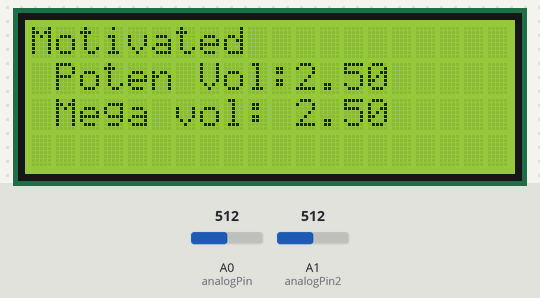
Simulated run of this sketch. Board: Arduino Mega 2560, built with avr-gcc and run on an emulated ATmega2560. On the bench: 20×4 character LCD. The inputs (shaded band) are chosen by the test bench; at power-on: A0 (analogPin) = 512, A1 (analogPin2) = 512.

Above: at 1.2 s.
1.3 s: A0 (analogPin) set to 716
3.5 s: A1 (analogPin2) set to 716
At 4.7 s:
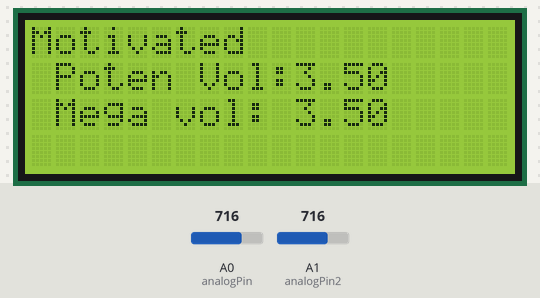
5.1 s: A0 (analogPin) set to 900
At 6.8 s:
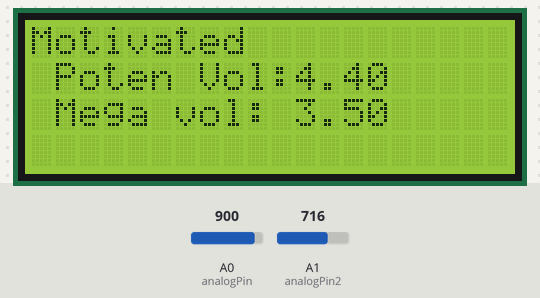
7.1 s: A1 (analogPin2) set to 900
At 7.5 s:
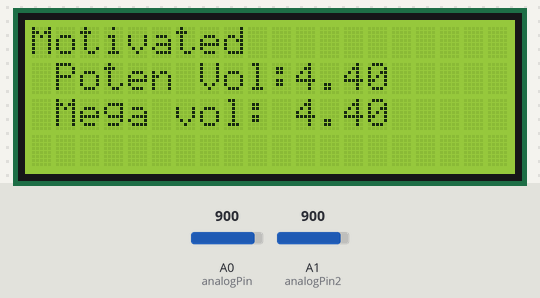
8.6 s: A0 (analogPin) set to 1023
At 9.8 s:
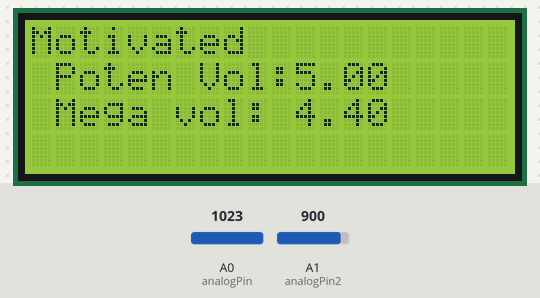
10.6 s: A1 (analogPin2) set to 1023
At 11.5 s:
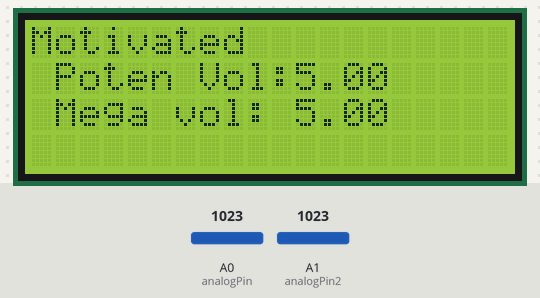
Timing chart, 0 to 13.1 s (numbered marks = the images above; inputs shaded):
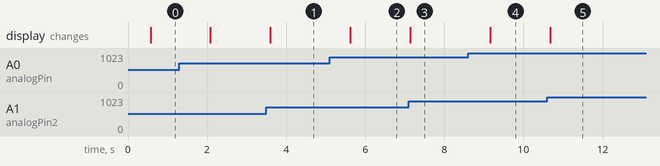

Measured:
- after the input at 3.5 s, the display: changes after 0.10 s (image 1)
- after the input at 5.1 s, the display: changes after 0.52 s (image 2)
- after the input at 7.1 s, the display: changes at once (image 3)
- after the input at 8.6 s, the display: changes after 0.56 s (image 4)
- after the input at 10.6 s, the display: changes after 0.07 s (image 5)

The sketch:

Ex_1.ino
```cpp
#include<LiquidCrystal.h>

LiquidCrystal lcd (8,7,6,5,4,3 );

int analogPin = A0 ;
int analogPin2 = A1;
float value = 0 ;
float voltage = 0 ;
float megaVal ;
float megaVol ;
String vol_string;

void setup() {
  pinMode(analogPin,INPUT);
  pinMode(analogPin2,INPUT);
  lcd.begin(20,4);
  lcd.print("Motivated");
  Serial.begin(9600);

}

void loop() {
  lcd.setCursor(0,1);
  //Reading value at A0
  value = analogRead(analogPin);
  delay(500);
  lcd.setCursor(1,3);

  voltage = value*5/1023;

  //Reading value at A1
  megaVal = analogRead(analogPin2);

  lcd.setCursor(1,1);
  lcd.print("Poten Vol:");
  lcd.setCursor(11,1);
  lcd.print(voltage);

  megaVol = megaVal*5/1023 ;
  lcd.setCursor(1,2);
  lcd.print("Mega vol:");
  lcd.setCursor(11,2);
  lcd.print(megaVol);

}
```
